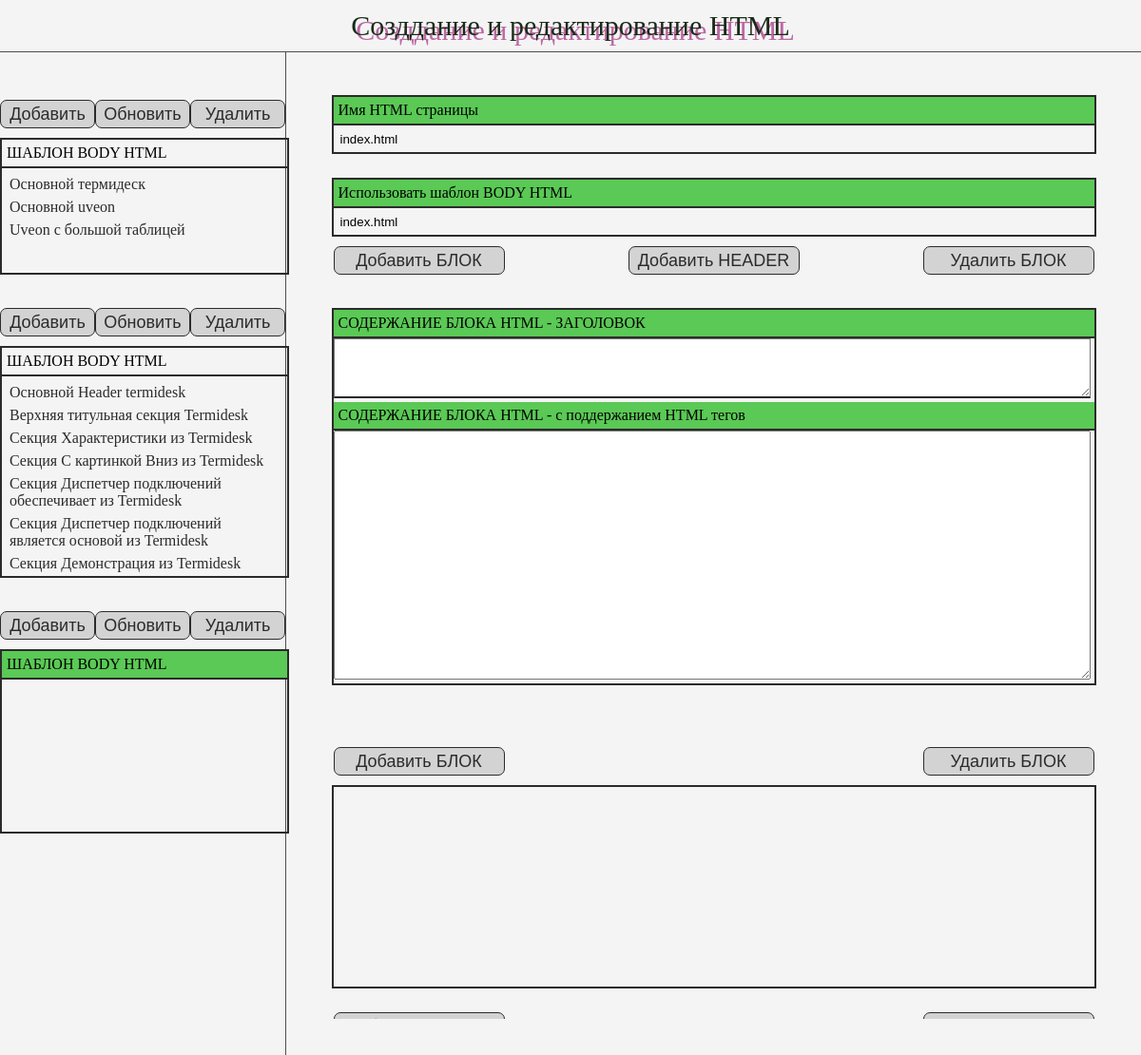
/htmles/, run on an earlier commit of the app's database.
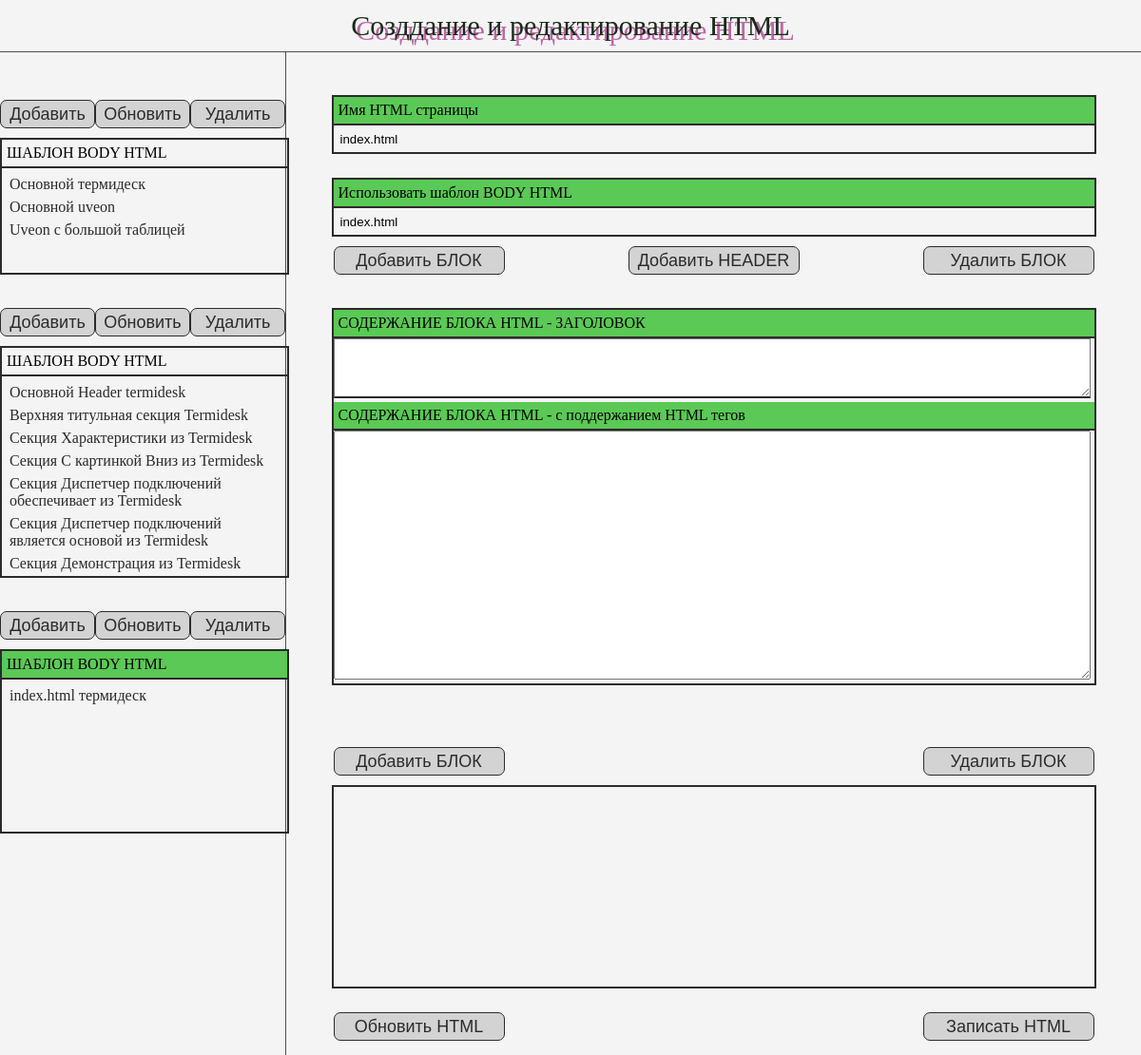
And on a later commit of the database.
### backend/models.py (models this page shows)
class BodyTemplate(models.Model):
    name = models.CharField(max_length=400)
    temp_body_id = models.CharField(max_length=500)
    text = models.TextField(null=True)

class DivSTemplate(models.Model):
    name = models.CharField(max_length=400)
    temp_body_id = models.CharField(max_length=500)
    header = models.TextField(null=True)
    text = models.TextField(null=True)

class HTMLTemplate(models.Model):
    name = models.CharField(max_length=400)
    use_name = models.CharField(max_length=500)
    header = models.TextField(null=True)
    body_numbers = models.CharField(max_length=1000)

### backend/views.py (the view)
# urls.py: path('htmles/', views.index_htmles),
def index_htmles(request):
    body, dives, htmles = return_all_object()
    return render(request, 'htmles/index.html', {'bodys': body, 'dives': dives, 'htmles': htmles})

### backend/services.py (called while the page is built)
def return_all_object():
    body = BodyTemplate.objects.all()
    dives = DivSTemplate.objects.all()
    htmles = HTMLTemplate.objects.all()
    return body, dives, htmles

### templates/htmles/index.html (shortened to what this page needs)
<!DOCTYPE html>
{% load static %}
<html lang="en">
<head>
    <link rel="stylesheet" href='{% static "css/htmles.css" %}' type="text/css">
</head>
<body class="htmles">
    <header>
        <div class="header_block"><span>Созддание и редактирование HTML</span></div>
    </header>
    <section class="htmles_all d-flex">
        <div class="htmles_all_left">
            <div class="template_block_body block_item">
                <div class="template_block_body_top d-flex block_item_top">
                    <button><a href="/bodys/create/1" id="bodys">Добавить</a></button>
                    <button><a href="/bodys/1" id="bodys-update">Обновить</a></button>
                    <button id="del-bodys" type="submit" data-bodys="">Удалить</button>
                </div>
                <div class="template_block_body_bottom block_item_bottom">
                    <div class="template_block_body_bottom_top block_item_bottom_top">
                        Шаблон BODY HTML
                    </div>
                    <div class="template_block_body_bottom_all block_item_bottom_all">
                        {% if bodys.count > 0 %}
                            {% for body in bodys %}
                                <div data-bodys="{{ body.id }}" class="item item-body">{{ body.name }}</div>
                            {% endfor %}
                        {% endif %}
                    </div>
                </div>
            </div>
            <div class="template_block_div block_item">
                <div class="template_block_div_top d-flex block_item_top">
                    <button><a href="/dives/create/1" id="dives">Добавить</a></button>
                    <button><a href="/dives/1" id="dives-update">Обновить</a></button>
                    <button id="del-dive" type="submit" data-dive="">Удалить</button>
                </div>
                <div class="template_block_div_bottom block_item_bottom">
                    <div class="template_block_div_bottom_top block_item_bottom_top">
                        Шаблон BODY HTML
                    </div>
                    <div class="template_block_div_bottom_all block_item_bottom_all">
                        {% if dives.count > 0 %}
                            {% for dive in dives %}
                                <div data-dive="{{ dive.id }}" class="item item-dive">{{ dive.name }}</div>
                            {% endfor %}
                        {% endif %}
                    </div>
                </div>
            </div>
            <div class="template_block_html block_item">
                <div class="template_block_html_top d-flex block_item_top">
                    <button><a href="/htmles/create/1" id="htmles">Добавить</a></button>
                    <button><a href="/htmles/1" id="htmles-update">Обновить</a></button>
                    <button id="del-htmle" type="submit" data-htmle="">Удалить</button>
                </div>
                <div class="template_block_html_bottom block_item_bottom">
                    <div class="template_block_html_bottom_top block_item_bottom_top active">
                        Шаблон BODY HTML
                    </div>
                    <div class="template_block_html_bottom_all block_item_bottom_all" id="html_id">
                        {% if htmles.count > 0 %}
                            {% for html in htmles %}
                                <div data-htmle="{{ html.id }}" class="item item-html">{{ html.name }}</div>
                            {% endfor %}
                        {% endif %}
                    </div>
                </div>
            </div>
        </div>
        <div class="htmles_all_right">
            <div class="htmles_all_right_block">
                <div class="htmles_all_right_block_content">
                    <div class="htmles_all_right_block_top active">
                        Имя HTML страницы
                    </div>
                    <div class="htmles_all_right_block_all">
                        <input id="top_form" type="text" value="index.html" class="input_top">
                    </div>
                </div>
            </div>
            <div class="htmles_all_right_block">
                 <div class="htmles_all_right_block_content">
                    <div class="htmles_all_right_block_top active">
                        Использовать шаблон BODY HTML
                    </div>
                    <div class="htmles_all_right_block_all">
                        <input
                                id="id_form"
                                type="text"
                                value="index.html"
                                class="input_top">
                    </div>
                </div>
                <div class="htmles_all_right_block_top_b d-flex">
                    <button id="add_div">Добавить БЛОК</button>
                    <button id="add_header">Добавить HEADER</button>
                    <button id="delete_div">Удалить БЛОК</button>
                </div>
            </div>
            <div class="htmles_all_right_block center-div">
                <div class="htmles_all_right_block_content">
                    <div class="htmles_all_right_block_top active">
                        СОДЕРЖАНИЕ БЛОКА HTML - ЗАГОЛОВОК
                    </div>
                    <textarea id="title_form" class="htmles_all_right_block_all block_text_title" style="border-bottom: 2px solid #2b2b2b"></textarea>
                    <div class="htmles_all_right_block_top active">
                        СОДЕРЖАНИЕ БЛОКА HTML - с поддержанием HTML тегов
                    </div>
                    <textarea id="content_form" class="htmles_all_right_block_all block_text"></textarea>
                </div>
            </div>
            <div class="htmles_all_right_block">
                <div class="htmles_all_right_block_top_b d-flex">
                    <button id="add_block" >Добавить БЛОК</button>
                    <button id="delete_block">Удалить БЛОК</button>
                </div>
                <div class="htmles_all_right_block_content">
                    <div class="htmles_all_right_block_all scroll" id="all_elements" style="height: 200px">
                    </div>
                </div>
            </div>
            <div class="htmles_all_right_block d-flex" style="max-width: 800px; margin: 0 auto;justify-content: space-between">
                <button type="submit" value="send" id="update">Обновить HTML</button>
                <button type="button" id="write">Записать HTML</button>
            </div>
        </div>
    </section>
</body>
</html>

### static/css/htmles.css (style rules this page uses)
body { background-color: #f4f4f4; margin: 0; padding: 0; }
.d-flex { display: flex; }
.active { background-color: #5ac955; }
.center-div { margin-bottom: 55px !important; }
.scroll { overflow-y: scroll; }
.htmles header { width: 100%; padding: 5px 0; border-bottom: 1px solid #4f4f4f; }
.htmles header .header_block { max-width: fit-content; width: 100%; margin: 5px auto; }
.htmles header .header_block span { display: block; font-size: 30px; color: #1b2b1a; text-shadow: 5px 5px 0 #bd68a4; }
.htmles_all { width: 100%; height: 100%; }
.htmles_all_left { width: 25%; height: auto; padding-top: 15px; padding-bottom: 15px; border-right: 1px solid #4f4f4f; }
.htmles_all_right { width: 75%; height: 100%; }
.htmles_all_left .block_item { margin-left: auto; margin-right: auto; height: auto; max-width: 400px; width: 100%; }
.block_item .block_item_top { justify-content: space-between; padding: 10px 0; }
.block_item .block_item_top button { display: flex; width: 120px; height: 30px; border-radius: 7px; background-color: #d4d3d3; color: #2b2b2b; font-size: 18px; border: 1px solid #2b2b2b; align-items: center; justify-content: center; cursor: pointer; transition: all 0.3s ease-in-out; }
.block_item .block_item_top button a { color: #2b2b2b; text-decoration: none; }
.block_item .block_item_bottom { width: 100%; height: auto; border: 2px solid #2b2b2b; }
.block_item .block_item_bottom .block_item_bottom_top { padding: 5px 5px; height: auto; text-transform: uppercase; border-bottom: 2px solid #2b2b2b; }
.block_item .block_item_bottom .block_item_bottom_all { padding: 5px 5px; }
.block_item .block_item_bottom .block_item_bottom_all .item { text-decoration: none; color: #2b2b2b; font-size: 16px; display: block; padding: 3px; cursor: pointer; transition: all 0.3s ease-in-out; }
.template_block_body { margin-top: 25px; margin-bottom: 25px; }
.template_block_body .template_block_body_bottom .template_block_body_bottom_all { height: 100px; overflow-y: scroll; }
.template_block_div { margin-bottom: 25px; }
.template_block_div .template_block_div_bottom .template_block_div_bottom_all { height: 200px; overflow-y: scroll; }
.template_block_html { margin-bottom: 25px; }
.template_block_html .template_block_html_bottom .template_block_html_bottom_all { height: 150px; overflow-y: scroll; }
.htmles_all_right { padding: 45px 15px 15px 15px; }
.htmles_all_right .htmles_all_right_block { margin-bottom: 25px; }
.htmles_all_right .htmles_all_right_block:last-child { margin-bottom: 0; }
.htmles_all_right_block_content { border: 2px solid #2b2b2b; max-width: 800px; width: 100%; height: auto; margin-left: auto; margin-right: auto; }
.htmles_all_right_block_top { padding: 5px 5px; height: auto; border-bottom: 2px solid #2b2b2b }
.htmles_all_right_block_all { padding: 5px 5px; width: 98%; }
.htmles_all_right_block_top_b { justify-content: space-between; padding: 10px 0; max-width: 800px; width: 100%; margin-left: auto; margin-right: auto; }
.htmles_all_right .htmles_all_right_block button { display: flex; width: 180px; height: 30px; border-radius: 7px; background-color: #d4d3d3; color: #2b2b2b; font-size: 18px; border: 1px solid #2b2b2b; align-items: center; justify-content: center; cursor: pointer; transition: all 0.3s ease-in-out; }
.htmles_all_right_block_all .input_top { width: 99%; height: 100%; border: none; background-color: #f4f4f4; }
.block_text { height: 250px !important; }
.block_text_title { height: 50px !important; }

What changed in the data, as far as the page shows it:
added HTMLTemplate: name "index.html термидеск"
